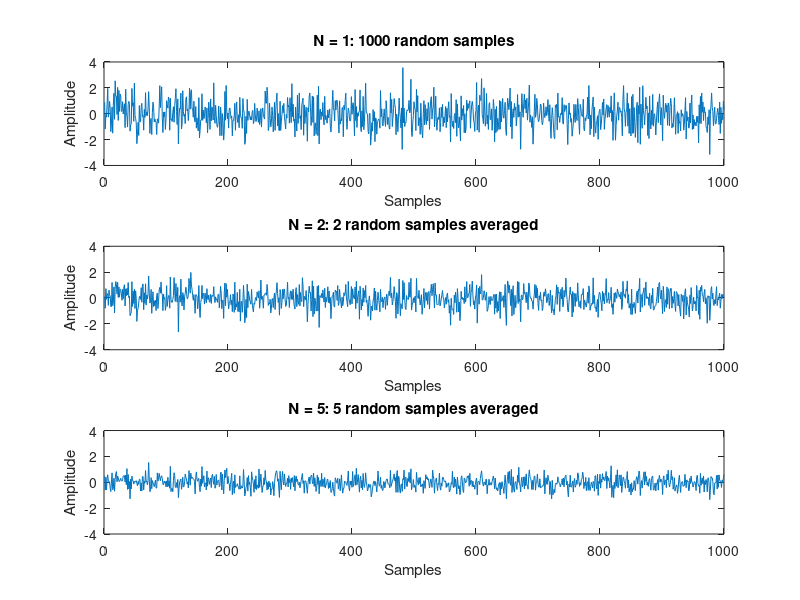

MATLAB code to generate this figure:
clear all;
close all;

%18a. 

%b. 

for n = 1:1000
    for i = 1:5
        x(i,n) = normrnd(0,1);
    end
    u1(n) = x(1,n);
    u2(n) = mean(x(1:2,n));
    u5(n) = mean(x(:,n));
end
fig = figure;
subplot(3,1,1);
plot(u1);
ylim([-4 4]);
title('N = 1: 1000 random samples');
xlabel('Samples');
ylabel('Amplitude');
subplot(3,1,2);
plot(u2);
ylim([-4 4]);
title('N = 2: 2 random samples averaged');
xlabel('Samples');
ylabel('Amplitude');
% hold on;
% for n = 1:1000
%     test(n) = normrnd(0,sqrt(0.5));
% end
% plot(test);
subplot(3,1,3);
plot(u5);
ylim([-4 4]);
title('N = 5: 5 random samples averaged');
xlabel('Samples');
ylabel('Amplitude');
% hold on;
% for n = 1:1000
%     test(n) = normrnd(0,sqrt(0.2));
% end
% plot(test);
saveas(fig,'Assignment18.png');